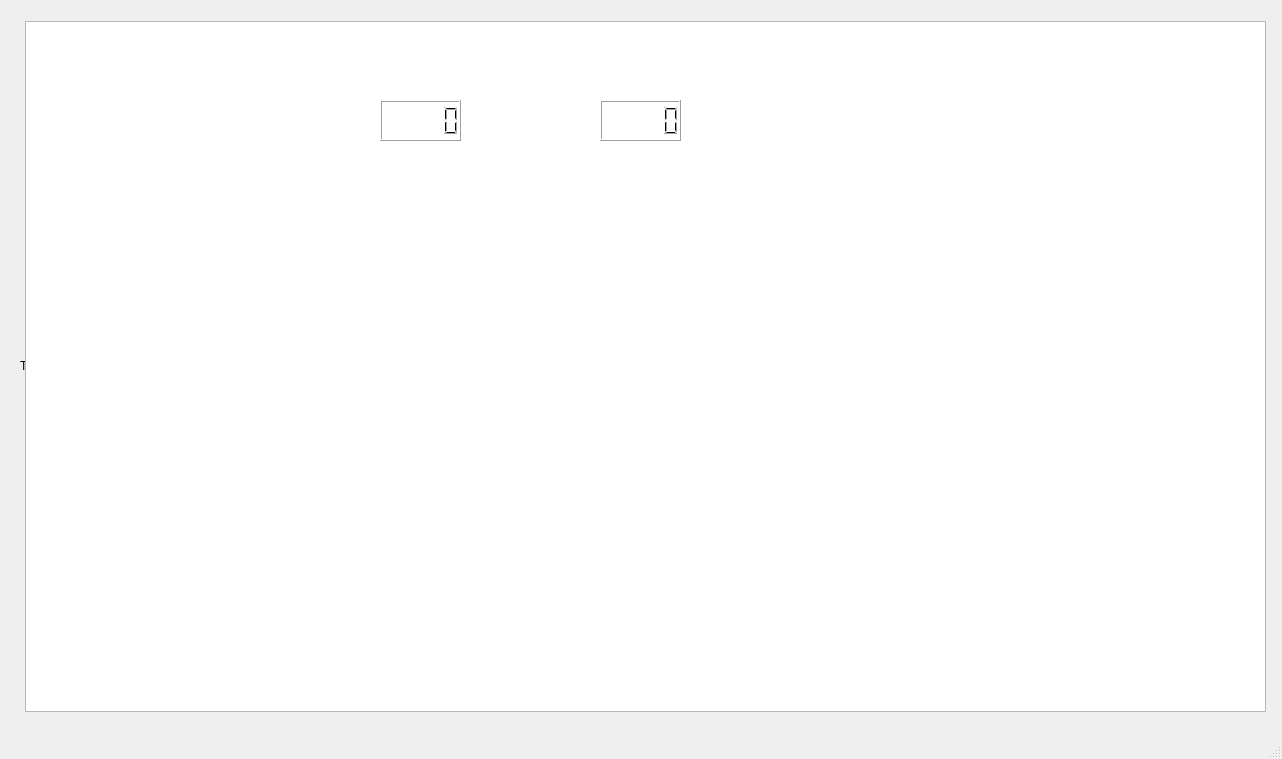
<?xml version="1.0" encoding="UTF-8"?>
<ui version="4.0">
 <class>level2</class>
 <widget class="QMainWindow" name="level2">
  <property name="geometry">
   <rect>
    <x>0</x>
    <y>0</y>
    <width>1282</width>
    <height>759</height>
   </rect>
  </property>
  <property name="windowTitle">
   <string>MainWindow</string>
  </property>
  <widget class="QWidget" name="centralwidget">
   <widget class="QGraphicsView" name="graphicsView2">
    <property name="geometry">
     <rect>
      <x>25</x>
      <y>21</y>
      <width>1241</width>
      <height>691</height>
     </rect>
    </property>
   </widget>
   <widget class="QLabel" name="label2">
    <property name="geometry">
     <rect>
      <x>20</x>
      <y>20</y>
      <width>1251</width>
      <height>691</height>
     </rect>
    </property>
    <property name="text">
     <string>TextLabel</string>
    </property>
   </widget>
   <widget class="QLCDNumber" name="lcd">
    <property name="geometry">
     <rect>
      <x>600</x>
      <y>100</y>
      <width>81</width>
      <height>41</height>
     </rect>
    </property>
   </widget>
   <widget class="QLCDNumber" name="lcd1">
    <property name="geometry">
     <rect>
      <x>380</x>
      <y>100</y>
      <width>81</width>
      <height>41</height>
     </rect>
    </property>
   </widget>
   <widget class="QLabel" name="label">
    <property name="geometry">
     <rect>
      <x>270</x>
      <y>100</y>
      <width>111</width>
      <height>41</height>
     </rect>
    </property>
    <property name="text">
     <string>&lt;!DOCTYPE HTML PUBLIC &quot;-//W3C//DTD HTML 4.0//EN&quot; &quot;http://www.w3.org/TR/REC-html40/strict.dtd&quot;&gt;
&lt;html&gt;&lt;head&gt;&lt;meta name=&quot;qrichtext&quot; content=&quot;1&quot; /&gt;&lt;style type=&quot;text/css&quot;&gt;
p, li { white-space: pre-wrap; }
&lt;/style&gt;&lt;/head&gt;&lt;body style=&quot; font-family:'Ubuntu'; font-size:11pt; font-weight:400; font-style:normal;&quot;&gt;
&lt;p style=&quot; margin-top:0px; margin-bottom:0px; margin-left:0px; margin-right:0px; -qt-block-indent:0; text-indent:0px;&quot;&gt;&lt;span style=&quot; font-size:18pt; font-weight:600; color:#ffffff;&quot;&gt;SCORE:&lt;/span&gt;&lt;/p&gt;&lt;/body&gt;&lt;/html&gt;</string>
    </property>
   </widget>
   <widget class="QLabel" name="label_2">
    <property name="geometry">
     <rect>
      <x>490</x>
      <y>100</y>
      <width>111</width>
      <height>41</height>
     </rect>
    </property>
    <property name="text">
     <string>&lt;html&gt;&lt;head/&gt;&lt;body&gt;&lt;p&gt;&lt;span style=&quot; font-size:18pt; font-weight:600; color:#ffffff;&quot;&gt;HEALTH:&lt;/span&gt;&lt;/p&gt;&lt;/body&gt;&lt;/html&gt;</string>
    </property>
   </widget>
   <zorder>label2</zorder>
   <zorder>graphicsView2</zorder>
   <zorder>lcd</zorder>
   <zorder>lcd1</zorder>
   <zorder>label</zorder>
   <zorder>label_2</zorder>
  </widget>
  <widget class="QMenuBar" name="menubar">
   <property name="geometry">
    <rect>
     <x>0</x>
     <y>0</y>
     <width>1282</width>
     <height>22</height>
    </rect>
   </property>
  </widget>
  <widget class="QStatusBar" name="statusbar"/>
 </widget>
 <resources/>
 <connections/>
</ui>
